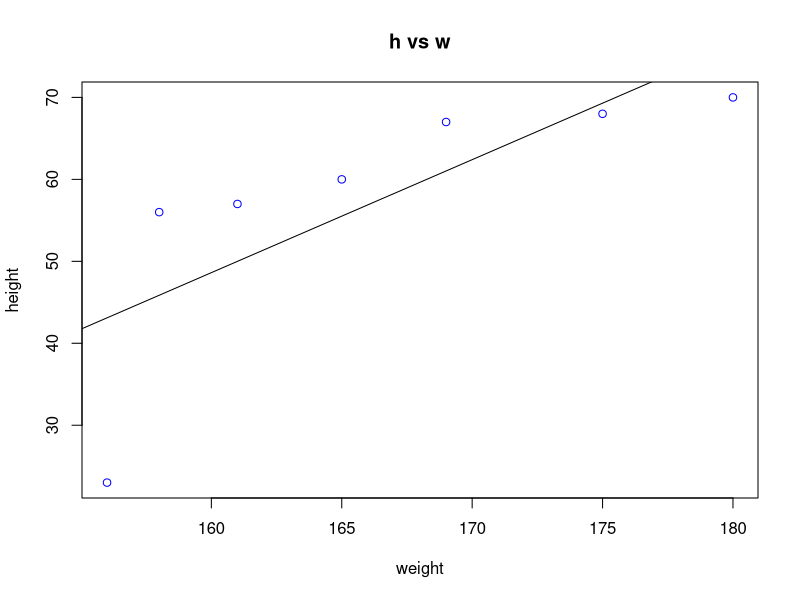

R code for this plot:
 # data points



w <- c(23,56,57,60,67,68,70)

h <- c(156,158,161,165,169,175,180)

relation <- lm(w~h)

# plot the curve



plot(h,w,col="blue",main="h vs w",abline((relation)),xlab="weight",ylab="height")



# exit



dev.off()
